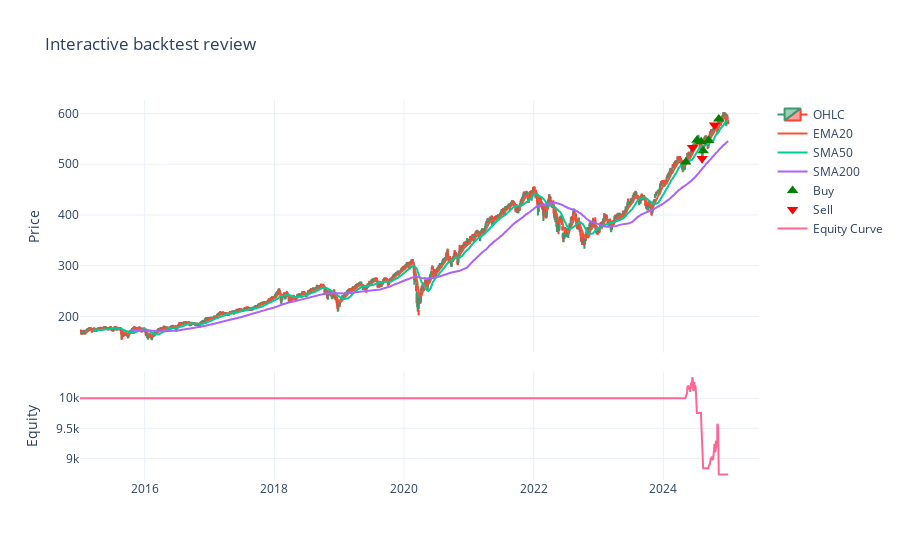

Notebook code for this chart:
### Code cell
import pandas as pd
from plotly.subplots import make_subplots
import plotly.graph_objects as go

def _to_naive(dt):
    if dt is None:
        return None
    ts = pd.Timestamp(dt)
    if ts.tzinfo is not None:
        ts = ts.tz_convert('UTC').tz_localize(None)
    return ts

# Extract transactions (buys/sells) for markers
tx = strategy_instance.analyzers.transactions.get_analysis()
buy_times, buy_prices, sell_times, sell_prices = [], [], [], []
for k, v in (tx or {}).items():
    ts = _to_naive(k)
    for t in v:
        # t structure typically: [size, price, sid]
        size = t[0] if len(t) > 0 else None
        price = t[1] if len(t) > 1 else None
        if size is None or size == 0:
            continue
        if size > 0:
            buy_times.append(ts); buy_prices.append(price)
        elif size < 0:
            sell_times.append(ts); sell_prices.append(price)

# Equity curve
time_returns = strategy_instance.analyzers.timereturn.get_analysis()
if time_returns:
    equity_series = pd.Series(time_returns).sort_index()
    equity_curve = initial_capital * (1 + equity_series).cumprod()
else:
    equity_curve = pd.Series(dtype='float64')

# Price timeline
if getattr(df_daily.index, 'tz', None) is not None:
    price_index = df_daily.index.tz_convert('UTC').tz_localize(None)
else:
    price_index = df_daily.index

fig_bt = make_subplots(rows=2, cols=1, shared_xaxes=True, vertical_spacing=0.05, row_heights=[0.7, 0.3])
fig_bt.add_trace(go.Candlestick(x=price_index, open=df_daily['open'], high=df_daily['high'], low=df_daily['low'], close=df_daily['close'], name='OHLC'), row=1, col=1)
fig_bt.add_trace(go.Scatter(x=price_index, y=df_plot['EMA20'], mode='lines', name='EMA20'), row=1, col=1)
fig_bt.add_trace(go.Scatter(x=price_index, y=df_plot['SMA50'], mode='lines', name='SMA50'), row=1, col=1)
fig_bt.add_trace(go.Scatter(x=price_index, y=df_plot['SMA200'], mode='lines', name='SMA200'), row=1, col=1)

if buy_times:
    fig_bt.add_trace(go.Scatter(x=buy_times, y=buy_prices, mode='markers', name='Buy', marker=dict(symbol='triangle-up', color='green', size=10)), row=1, col=1)
if sell_times:
    fig_bt.add_trace(go.Scatter(x=sell_times, y=sell_prices, mode='markers', name='Sell', marker=dict(symbol='triangle-down', color='red', size=10)), row=1, col=1)

if not equity_curve.empty:
    eq_index = equity_curve.index
    if getattr(eq_index, 'tz', None) is not None:
        eq_index = eq_index.tz_convert('UTC').tz_localize(None)
    fig_bt.add_trace(go.Scatter(x=eq_index, y=equity_curve, mode='lines', name='Equity Curve'), row=2, col=1)
else:
    fig_bt.add_trace(go.Scatter(x=[price_index.min()], y=[initial_capital], mode='lines', name='Equity Curve'), row=2, col=1)

fig_bt.update_yaxes(title_text='Price', row=1, col=1)
fig_bt.update_yaxes(title_text='Equity', row=2, col=1)
fig_bt.update_layout(title='Interactive backtest review', template='plotly_white', xaxis_rangeslider_visible=False)
fig_bt.show()

### Figure 1 — Plotly figure (JSON) as saved in the notebook; plotly's stock layout.template omitted (floating-point values rounded to 4 significant figures; data arrays with more than 128 entries replaced by an {"elided": "..."} marker saying what was removed)
{"data": [{"close": {"elided": "2516 float values"}, "high": {"elided": "2516 float values"}, "low": {"elided": "2516 float values"}, "name": "OHLC", "open": {"elided": "2516 float values"}, "type": "candlestick", "x": {"elided": "2516 str values"}, "xaxis": "x", "yaxis": "y"}, {"mode": "lines", "name": "EMA20", "type": "scatter", "x": {"elided": "2516 str values"}, "xaxis": "x", "y": {"elided": "2516 float values"}, "yaxis": "y"}, {"mode": "lines", "name": "SMA50", "type": "scatter", "x": {"elided": "2516 str values"}, "xaxis": "x", "y": {"elided": "2516 float values"}, "yaxis": "y"}, {"mode": "lines", "name": "SMA200", "type": "scatter", "x": {"elided": "2516 str values"}, "xaxis": "x", "y": {"elided": "2516 float values"}, "yaxis": "y"}, {"marker": {"color": "green", "size": 10, "symbol": "triangle-up"}, "mode": "markers", "name": "Buy", "type": "scatter", "x": ["2024-05-06T04:00:00", "2024-07-08T04:00:00", "2024-08-01T04:00:00", "2024-08-12T04:00:00", "2024-09-12T04:00:00", "2024-11-08T05:00:00"], "xaxis": "x", "y": [504.7, 547.4, 544.5, 526.4, 546.9, 589.3], "yaxis": "y"}, {"marker": {"color": "red", "size": 10, "symbol": "triangle-down"}, "mode": "markers", "name": "Sell", "type": "scatter", "x": ["2024-06-13T04:00:00", "2024-08-06T04:00:00", "2024-10-15T04:00:00"], "xaxis": "x", "y": [533.0, 511.2, 577.3], "yaxis": "y"}, {"mode": "lines", "name": "Equity Curve", "type": "scatter", "x": {"elided": "2516 str values"}, "xaxis": "x2", "y": {"elided": "2516 float values"}, "yaxis": "y2"}], "layout": {"title": {"text": "Interactive backtest review"}, "xaxis": {"anchor": "y", "domain": [0, 1], "matches": "x2", "rangeslider": {"visible": false}, "showticklabels": false}, "xaxis2": {"anchor": "y2", "domain": [0, 1]}, "yaxis": {"anchor": "x", "domain": [0.335, 1.0], "title": {"text": "Price"}}, "yaxis2": {"anchor": "x2", "domain": [0, 0.285], "title": {"text": "Equity"}}}}
